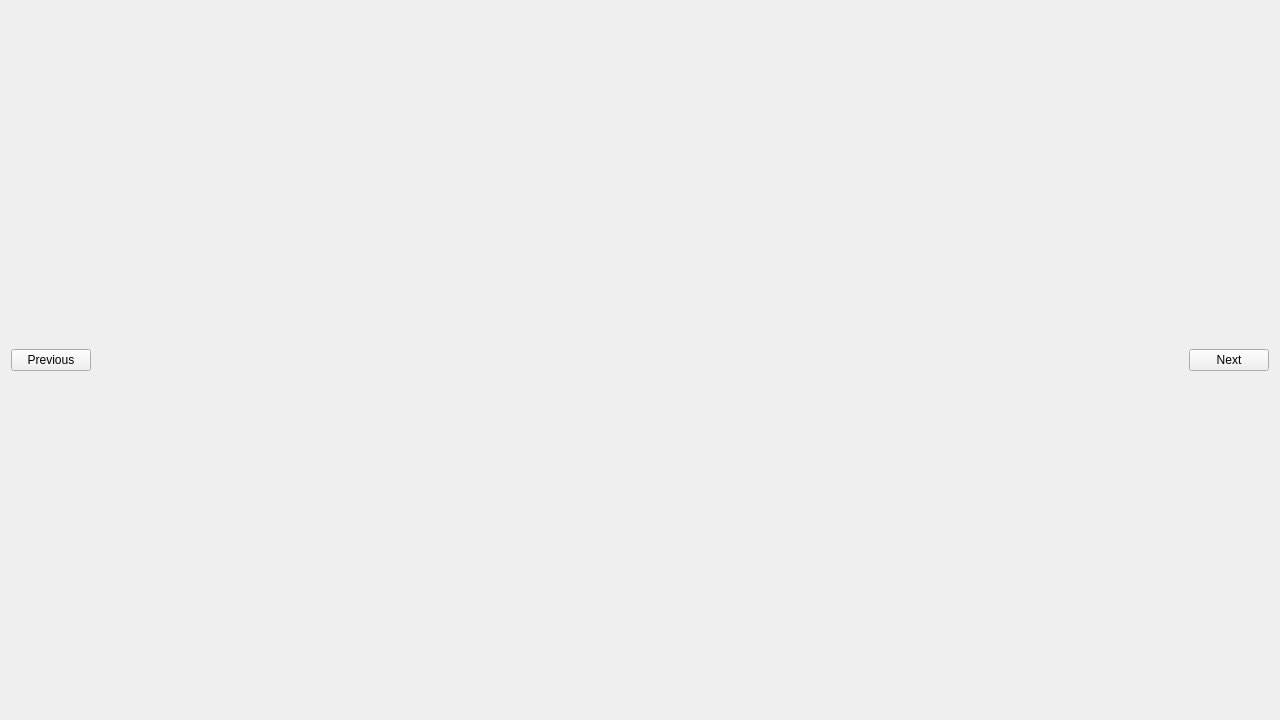
<?xml version="1.0" encoding="UTF-8"?>
<ui version="4.0">
 <class>HelpWidget</class>
 <widget class="QWidget" name="HelpWidget">
  <property name="geometry">
   <rect>
    <x>0</x>
    <y>0</y>
    <width>1280</width>
    <height>720</height>
   </rect>
  </property>
  <property name="windowTitle">
   <string>Form</string>
  </property>
  <layout class="QHBoxLayout" name="horizontalLayout">
   <item>
    <layout class="QVBoxLayout" name="verticalLayout">
     <item>
      <spacer name="verticalSpacer">
       <property name="orientation">
        <enum>Qt::Vertical</enum>
       </property>
       <property name="sizeHint" stdset="0">
        <size>
         <width>20</width>
         <height>40</height>
        </size>
       </property>
      </spacer>
     </item>
     <item>
      <widget class="QPushButton" name="pushButton">
       <property name="text">
        <string>Previous</string>
       </property>
      </widget>
     </item>
     <item>
      <spacer name="verticalSpacer_2">
       <property name="orientation">
        <enum>Qt::Vertical</enum>
       </property>
       <property name="sizeHint" stdset="0">
        <size>
         <width>20</width>
         <height>40</height>
        </size>
       </property>
      </spacer>
     </item>
    </layout>
   </item>
   <item>
    <widget class="QStackedWidget" name="stackedWidget">
     <widget class="QWidget" name="page"/>
     <widget class="QWidget" name="page_2"/>
    </widget>
   </item>
   <item>
    <layout class="QVBoxLayout" name="verticalLayout_2">
     <item>
      <spacer name="verticalSpacer_3">
       <property name="orientation">
        <enum>Qt::Vertical</enum>
       </property>
       <property name="sizeHint" stdset="0">
        <size>
         <width>20</width>
         <height>40</height>
        </size>
       </property>
      </spacer>
     </item>
     <item>
      <widget class="QPushButton" name="pushButton_2">
       <property name="text">
        <string>Next</string>
       </property>
      </widget>
     </item>
     <item>
      <spacer name="verticalSpacer_4">
       <property name="orientation">
        <enum>Qt::Vertical</enum>
       </property>
       <property name="sizeHint" stdset="0">
        <size>
         <width>20</width>
         <height>40</height>
        </size>
       </property>
      </spacer>
     </item>
    </layout>
   </item>
  </layout>
 </widget>
 <resources/>
 <connections/>
</ui>
